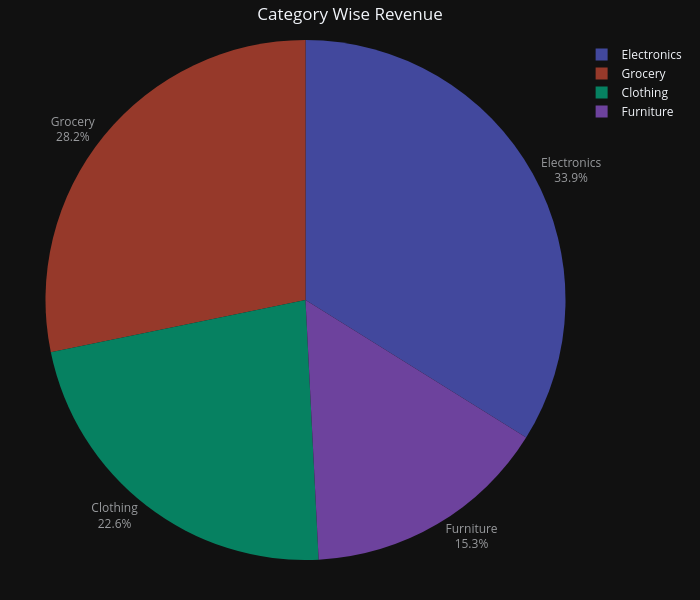

The cell this chart's notebook holds for it:
### Code cell
df5 = pd.DataFrame({
    "Category": ["Electronics", "Clothing", "Grocery", "Furniture"],
    "Revenue": [420, 280, 350, 190]
})

fig = go.Figure()

fig.add_trace(
    go.Pie(
        labels=df5["Category"],
        values=df5["Revenue"]
    )
)

fig.update_layout(
    title="Category Wise Revenue",
    width=700,
    height=600,
    template="plotly_dark",
    margin=dict(l=40,r=40,t=40,b=40),
    title_x=0.5
)

fig.update_traces(
    opacity=0.6,
    text=df5["Category"],
    textposition="outside"
)

fig.show()

### Figure 1 — Plotly figure (JSON) as saved in the notebook; plotly's stock layout.template omitted (floating-point values rounded to 4 significant figures)
{"data": [{"labels": ["Electronics", "Clothing", "Grocery", "Furniture"], "opacity": 0.6, "text": ["Electronics", "Clothing", "Grocery", "Furniture"], "textposition": "outside", "type": "pie", "values": [420, 280, 350, 190]}], "layout": {"height": 600, "margin": {"b": 40, "l": 40, "r": 40, "t": 40}, "title": {"text": "Category Wise Revenue", "x": 0.5}, "width": 700}}
